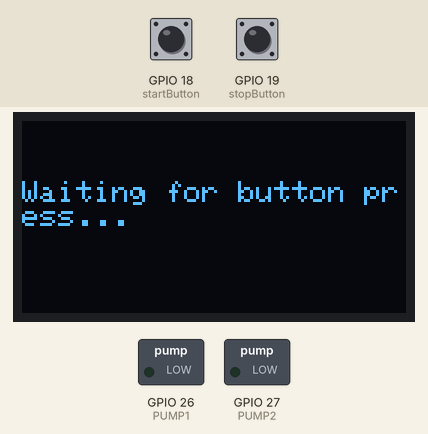
This sketch was run on a simulated ESP32. On the bench: 128×64 one-colour display, switched loads named in the sketch (green lamp = pin HIGH). The test bench sets the inputs (shaded band); at power-on: GPIO 18 (startButton) HIGH, GPIO 19 (stopButton) HIGH.

Above: at 3.2 s.
3.3 s: GPIO 18 (startButton) pulled LOW for 1.25 s
At 4.9 s:
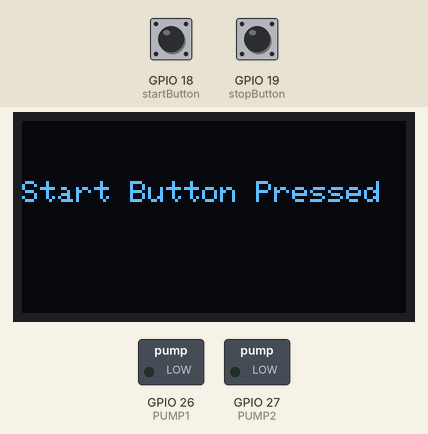
6.6 s: GPIO 19 (stopButton) pulled LOW for 1.25 s
At 8.0 s:
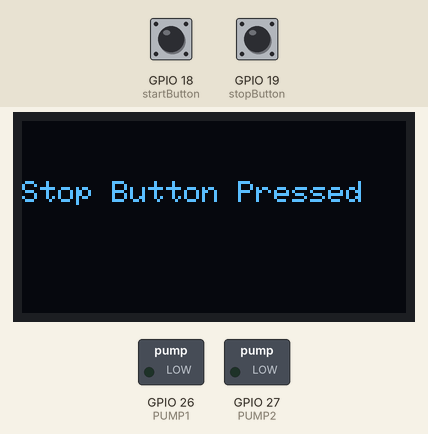
9.7 s: GPIO 19 (stopButton) pulled LOW for 3.2 s
14.8 s: GPIO 18 (startButton) pulled LOW for 3.2 s
At 15.9 s:
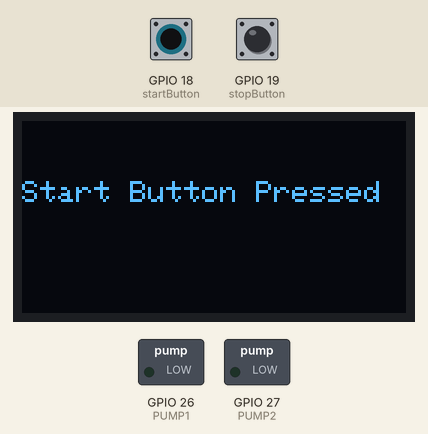
19.9 s: GPIO 18 (startButton) driven LOW and GPIO 19 (stopButton) driven LOW
At 20.9 s:
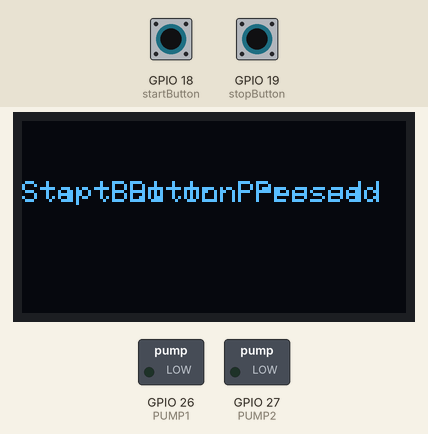
Timing chart, 0 to 22.9 s (numbered marks = the images above; inputs shaded):
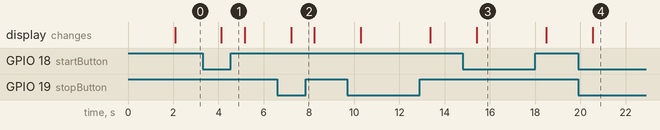

The sketch:

display_and_button_retest.ino
```cpp
#include <Wire.h>
#include <Adafruit_GFX.h>
#include <Adafruit_SSD1306.h>

#define SCREEN_WIDTH 128 // OLED display width, in pixels
#define SCREEN_HEIGHT 64 // OLED display height, in pixels

#define startButton 18 // GPIO 18 (Pin 24)
#define stopButton 19 // GPIO 19 (Pin 25)

#define DEBOUNCE_MS 50 // Debounce time in milliseconds

#define PUMP1 26
#define PUMP2 27

unsigned long lastStartButtonPress = 0;
unsigned long lastStopButtonPress = 0;

Adafruit_SSD1306 display(SCREEN_WIDTH, SCREEN_HEIGHT, &Wire, -1);

bool startButtonPressed = false;
bool stopButtonPressed = false;

void setup() {
  Serial.begin(115200);

  // Initialize I2C (default pins)
  Wire.begin();

  // Initialize display
  if (!display.begin(SSD1306_SWITCHCAPVCC, 0x3C)) {
    Serial.println(F("SSD1306 allocation failed"));
    for (;;);
  }
  display.clearDisplay();
  display.setTextSize(1);
  display.setTextColor(WHITE);

  // Test display
  display.setCursor(0, 0);
  display.println(F("Display Initialized"));
  display.display();
  delay(2000); // Wait for 2 seconds to see the message

  pinMode(startButton, INPUT_PULLUP);
  pinMode(stopButton, INPUT_PULLUP);
  pinMode(PUMP1, OUTPUT);
  pinMode(PUMP2, OUTPUT);

  display.clearDisplay();
}

void loop() {
  checkButtons();
  updateDisplay();
}

void checkButtons() {
  unsigned long currentMillis = millis();

  if (digitalRead(startButton) == LOW) {
    if (currentMillis - lastStartButtonPress >= DEBOUNCE_MS) {
      startButtonPressed = true;
      lastStartButtonPress = currentMillis;
    }
  }

  if (digitalRead(stopButton) == LOW) {
    if (currentMillis - lastStopButtonPress >= DEBOUNCE_MS) {
      stopButtonPressed = true;
      lastStopButtonPress = currentMillis;
    }
  }
}

void updateDisplay() {
  display.clearDisplay();
  display.setCursor(0, 0);

  if (startButtonPressed) {
    //digitalWrite(PUMP2, LOW);
    display.setCursor(0, 20);
    display.println("Start Button Pressed");
    //digitalWrite(PUMP1, HIGH);
  }
  if (stopButtonPressed) {
    //digitalWrite(PUMP1, LOW);
    display.setCursor(0, 20);
    display.println("Stop Button Pressed");
    //digitalWrite(PUMP2, HIGH);
  }
  if (!stopButtonPressed && !startButtonPressed) {
    //digitalWrite(PUMP1, LOW);
    //digitalWrite(PUMP2, LOW);
    display.setCursor(0, 20);
    display.println("Waiting for button press...");
  }

  display.display();

  // Reset button states
  startButtonPressed = false;
  stopButtonPressed = false;

  // Small delay to ensure display update
  delay(1000);
}
```

Measured:
- after the input at 3.3 s, the display: changes after 0.83 s (image 1)
- after the input at 6.6 s, the display: changes after 0.61 s (image 2)
- after the input at 14.8 s, the display: changes after 0.61 s (image 3)
- after the input at 19.9 s, the display: changes after 0.64 s (image 4)
